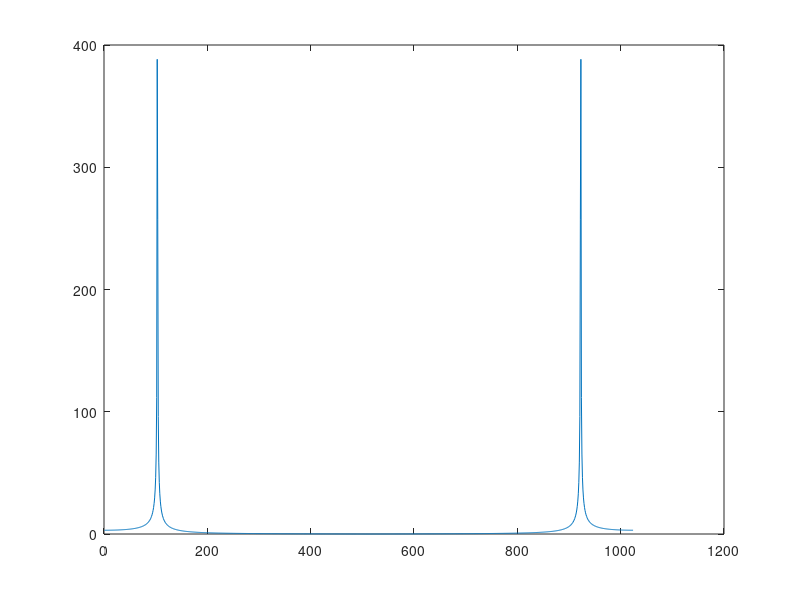

Write the MATLAB code that produced this figure.
f =100; Ts=1/1000; time=5.0; % f req , sampling inte rval , time
t=Ts : Ts : time ; % def ine a time vector
w=sin (2* pi* f *t ) ; % de f ine the s inuso id
N=2^10; % s i z e of anal y s i s window
fw=abs(fft(w(1:N) ) ) ; % f ind magnitude of DFT/FFT
plot ( fw) % plot the waveform